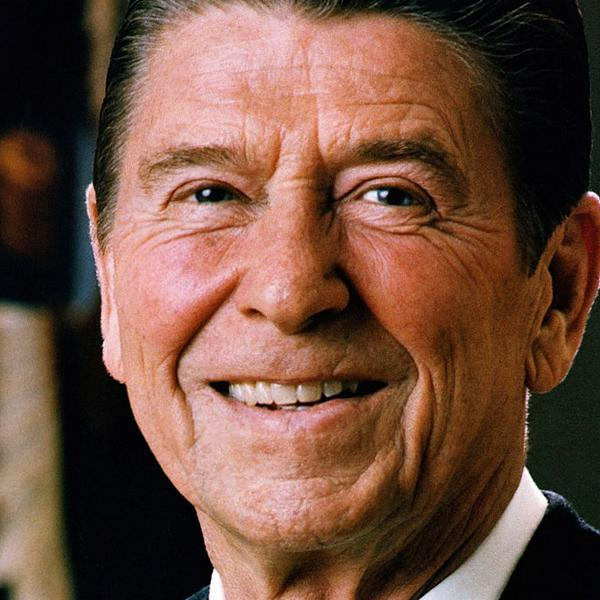
#> input picture 0.jpg, 600 x 600 px; its folder holds 4 pictures in this run
$ python blender.py
#> lines starting #> are read from the running program, lines starting #| are printed output that depends on the picture
from PIL import Image
import os

def read_data(path):
#> called with path = '.'
    imgs = [s for s in os.listdir(path) if s.endswith('jpg') or
            s.endswith('jpeg')]
    r_imgs = []
    for img in imgs:
        r_imgs.append(Image.open(os.path.join(path, img)))
    return r_imgs

bases = read_data('.')
for i in range(1, len(bases)):
    bases[i] = Image.blend(bases[i - 1], bases[i], 1.0 / (i + 1))
bases[-1].show()
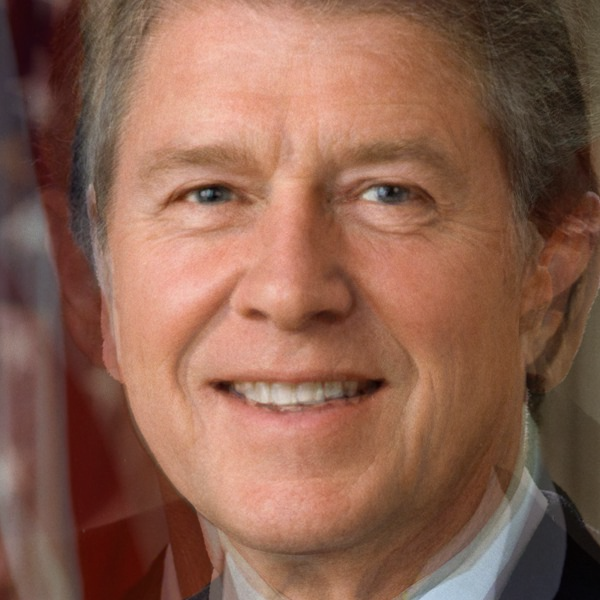
#> shown: PIL image 600x600 RGB; mean R, G, B 139.4, 97.6, 80
